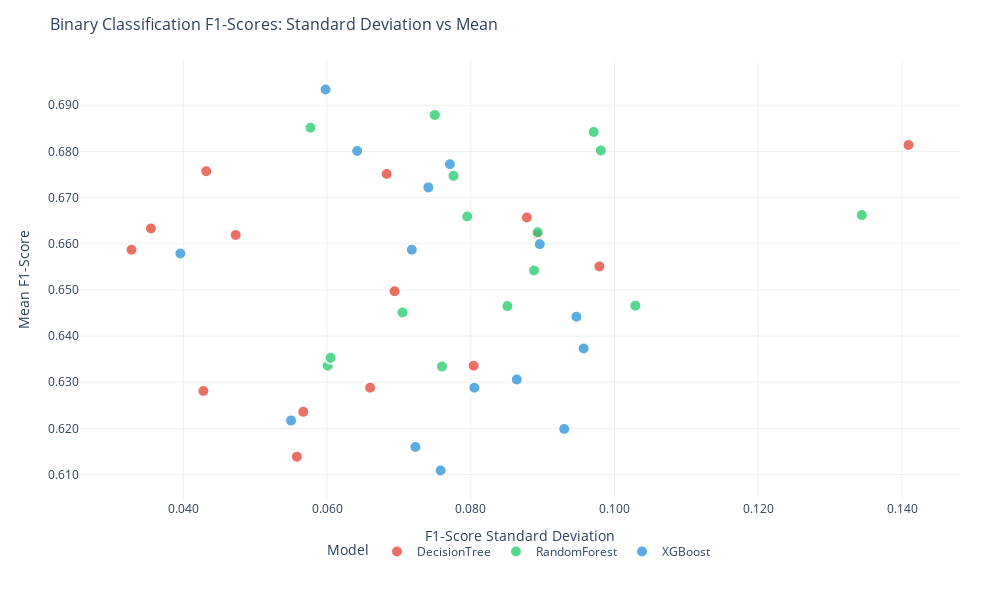

Source (notebook cell):
### Markdown cell above
Undersample

### Code cell
import pandas as pd
import plotly.graph_objects as go
import plotly.express as px
from plotly.subplots import make_subplots
import numpy as np

# Create the dataset
data = [
    # DecisionTree
    {'condition': '1s_no', 'model': 'DecisionTree', 'mean': 0.6139, 'std': 0.0558, 'window_size': '1s', 'overlap': 'no'},
    {'condition': '1s_0.5', 'model': 'DecisionTree', 'mean': 0.6497, 'std': 0.0694, 'window_size': '1s', 'overlap': '50%'},
    {'condition': '1s_0.8', 'model': 'DecisionTree', 'mean': 0.6619, 'std': 0.0473, 'window_size': '1s', 'overlap': '80%'},
    {'condition': '2s_no', 'model': 'DecisionTree', 'mean': 0.6633, 'std': 0.0355, 'window_size': '2s', 'overlap': 'no'},
    {'condition': '2s_0.5', 'model': 'DecisionTree', 'mean': 0.6751, 'std': 0.0683, 'window_size': '2s', 'overlap': '50%'},
    {'condition': '2s_0.8', 'model': 'DecisionTree', 'mean': 0.6551, 'std': 0.0979, 'window_size': '2s', 'overlap': '80%'},
    {'condition': '3s_no', 'model': 'DecisionTree', 'mean': 0.6587, 'std': 0.0328, 'window_size': '3s', 'overlap': 'no'},
    {'condition': '3s_0.5', 'model': 'DecisionTree', 'mean': 0.6619, 'std': 0.0893, 'window_size': '3s', 'overlap': '50%'},
    {'condition': '3s_0.8', 'model': 'DecisionTree', 'mean': 0.6336, 'std': 0.0804, 'window_size': '3s', 'overlap': '80%'},
    {'condition': '4s_no', 'model': 'DecisionTree', 'mean': 0.6281, 'std': 0.0428, 'window_size': '4s', 'overlap': 'no'},
    {'condition': '4s_0.5', 'model': 'DecisionTree', 'mean': 0.6288, 'std': 0.066, 'window_size': '4s', 'overlap': '50%'},
    {'condition': '4s_0.8', 'model': 'DecisionTree', 'mean': 0.6757, 'std': 0.0432, 'window_size': '4s', 'overlap': '80%'},
    {'condition': '5s_no', 'model': 'DecisionTree', 'mean': 0.6236, 'std': 0.0567, 'window_size': '5s', 'overlap': 'no'},
    {'condition': '5s_0.5', 'model': 'DecisionTree', 'mean': 0.6657, 'std': 0.0878, 'window_size': '5s', 'overlap': '50%'},
    {'condition': '5s_0.8', 'model': 'DecisionTree', 'mean': 0.6814, 'std': 0.1409, 'window_size': '5s', 'overlap': '80%'},
    
    # RandomForest
    {'condition': '1s_no', 'model': 'RandomForest', 'mean': 0.6336, 'std': 0.0601, 'window_size': '1s', 'overlap': 'no'},
    {'condition': '1s_0.5', 'model': 'RandomForest', 'mean': 0.6465, 'std': 0.0851, 'window_size': '1s', 'overlap': '50%'},
    {'condition': '1s_0.8', 'model': 'RandomForest', 'mean': 0.6334, 'std': 0.076, 'window_size': '1s', 'overlap': '80%'},
    {'condition': '2s_no', 'model': 'RandomForest', 'mean': 0.6451, 'std': 0.0705, 'window_size': '2s', 'overlap': 'no'},
    {'condition': '2s_0.5', 'model': 'RandomForest', 'mean': 0.6659, 'std': 0.0795, 'window_size': '2s', 'overlap': '50%'},
    {'condition': '2s_0.8', 'model': 'RandomForest', 'mean': 0.6466, 'std': 0.1029, 'window_size': '2s', 'overlap': '80%'},
    {'condition': '3s_no', 'model': 'RandomForest', 'mean': 0.6879, 'std': 0.075, 'window_size': '3s', 'overlap': 'no'},
    {'condition': '3s_0.5', 'model': 'RandomForest', 'mean': 0.6625, 'std': 0.0893, 'window_size': '3s', 'overlap': '50%'},
    {'condition': '3s_0.8', 'model': 'RandomForest', 'mean': 0.6542, 'std': 0.0888, 'window_size': '3s', 'overlap': '80%'},
    {'condition': '4s_no', 'model': 'RandomForest', 'mean': 0.6353, 'std': 0.0605, 'window_size': '4s', 'overlap': 'no'},
    {'condition': '4s_0.5', 'model': 'RandomForest', 'mean': 0.6662, 'std': 0.1344, 'window_size': '4s', 'overlap': '50%'},
    {'condition': '4s_0.8', 'model': 'RandomForest', 'mean': 0.6851, 'std': 0.0577, 'window_size': '4s', 'overlap': '80%'},
    {'condition': '5s_no', 'model': 'RandomForest', 'mean': 0.6747, 'std': 0.0776, 'window_size': '5s', 'overlap': 'no'},
    {'condition': '5s_0.5', 'model': 'RandomForest', 'mean': 0.6842, 'std': 0.0971, 'window_size': '5s', 'overlap': '50%'},
    {'condition': '5s_0.8', 'model': 'RandomForest', 'mean': 0.6802, 'std': 0.0981, 'window_size': '5s', 'overlap': '80%'},
    
    # XGBoost
    {'condition': '1s_no', 'model': 'XGBoost', 'mean': 0.6109, 'std': 0.0758, 'window_size': '1s', 'overlap': 'no'},
    {'condition': '1s_0.5', 'model': 'XGBoost', 'mean': 0.6306, 'std': 0.0864, 'window_size': '1s', 'overlap': '50%'},
    {'condition': '1s_0.8', 'model': 'XGBoost', 'mean': 0.6217, 'std': 0.055, 'window_size': '1s', 'overlap': '80%'},
    {'condition': '2s_no', 'model': 'XGBoost', 'mean': 0.6288, 'std': 0.0805, 'window_size': '2s', 'overlap': 'no'},
    {'condition': '2s_0.5', 'model': 'XGBoost', 'mean': 0.6373, 'std': 0.0957, 'window_size': '2s', 'overlap': '50%'},
    {'condition': '2s_0.8', 'model': 'XGBoost', 'mean': 0.616, 'std': 0.0723, 'window_size': '2s', 'overlap': '80%'},
    {'condition': '3s_no', 'model': 'XGBoost', 'mean': 0.6801, 'std': 0.0642, 'window_size': '3s', 'overlap': 'no'},
    {'condition': '3s_0.5', 'model': 'XGBoost', 'mean': 0.6722, 'std': 0.0741, 'window_size': '3s', 'overlap': '50%'},
    {'condition': '3s_0.8', 'model': 'XGBoost', 'mean': 0.6587, 'std': 0.0718, 'window_size': '3s', 'overlap': '80%'},
    {'condition': '4s_no', 'model': 'XGBoost', 'mean': 0.6579, 'std': 0.0396, 'window_size': '4s', 'overlap': 'no'},
    {'condition': '4s_0.5', 'model': 'XGBoost', 'mean': 0.6199, 'std': 0.093, 'window_size': '4s', 'overlap': '50%'},
    {'condition': '4s_0.8', 'model': 'XGBoost', 'mean': 0.6934, 'std': 0.0598, 'window_size': '4s', 'overlap': '80%'},
    {'condition': '5s_no', 'model': 'XGBoost', 'mean': 0.6599, 'std': 0.0896, 'window_size': '5s', 'overlap': 'no'},
    {'condition': '5s_0.5', 'model': 'XGBoost', 'mean': 0.6442, 'std': 0.0947, 'window_size': '5s', 'overlap': '50%'},
    {'condition': '5s_0.8', 'model': 'XGBoost', 'mean': 0.6772, 'std': 0.0771, 'window_size': '5s', 'overlap': '80%'}
]

# Create DataFrame
df = pd.DataFrame(data)

# Add performance score
df['performance_score'] = df['mean'] - df['std']

# Define colors for each model
model_colors = {
    'DecisionTree': '#e74c3c',
    'RandomForest': '#2ecc71', 
    'XGBoost': '#3498db'
}

# Create the main scatter plot
fig = px.scatter(
    df, 
    x='std', 
    y='mean',
    color='model',
    hover_data=['condition', 'window_size', 'overlap'],
    color_discrete_map=model_colors,
    title='Binary Classification F1-Scores: Standard Deviation vs Mean',
    labels={
        'std': 'F1-Score Standard Deviation',
        'mean': 'Mean F1-Score',
        'model': 'Model'
    }
)

# Update traces for better styling
fig.update_traces(
    marker=dict(size=12, opacity=0.8, line=dict(width=2, color='white')),
    hovertemplate='<b>%{fullData.name}</b><br>' +
                  'Condition: %{customdata[0]}<br>' +
                #   'Window: %{customdata[1]}<br>' +
                #   'Overlap: %{customdata[2]}<br>' +
                  'F1-Score: %{y:.4f}<br>' +
                  'Std Dev: %{x:.4f}<extra></extra>'
)


# Update layout
fig.update_layout(
    width=1000,
    height=600,
    plot_bgcolor='white',
    paper_bgcolor='white',
    font=dict(size=12),
    title_font_size=16,
    legend=dict(
        orientation="h",
        yanchor="bottom",
        y=-0.15,
        xanchor="center",
        x=0.5
    ),
    margin=dict(t=60, b=100, l=80, r=40)
)

# Update axes
fig.update_xaxes(
    gridcolor='#ecf0f1',
    tickformat='.3f',
    title_font_size=14
)
fig.update_yaxes(
    gridcolor='#ecf0f1', 
    tickformat='.3f',
    title_font_size=14
)

# Show the plot
fig.show()

# Print best performers summary
print("🏆 BEST PERFORMERS BY MODEL:")
print("=" * 50)

for model in df['model'].unique():
    model_data = df[df['model'] == model]
    best_performer = model_data.loc[model_data['performance_score'].idxmax()]
    
    overlap_text = {
        'no': 'No Overlap',
        '50%': '50% Overlap', 
        '80%': '80% Overlap'
    }[best_performer['overlap']]
    
    print(f"\n{model}:")
    print(f"  Best Configuration: {best_performer['condition']}")
    print(f"  Window: {best_performer['window_size']}, {overlap_text}")
    print(f"  F1-Score: {best_performer['mean']:.4f}")
    print(f"  Std Dev: {best_performer['std']:.4f}")
    print(f"  Performance Score: {best_performer['performance_score']:.4f}")

# Additional analysis functions
def filter_by_model(model_name):
    """Filter data by specific model"""
    return df[df['model'] == model_name]

def filter_by_overlap(overlap_type):
    """Filter data by overlap type ('no', '50%', '80%')"""
    return df[df['overlap'] == overlap_type]

def filter_by_window_size(window_size):
    """Filter data by window size ('1s', '2s', '3s', '4s', '5s')"""
    return df[df['window_size'] == window_size]

def get_top_performers(n=5):
    """Get top N performers by performance score"""
    return df.nlargest(n, 'performance_score')[['model', 'condition', 'mean', 'std', 'performance_score']]

# Example usage of analysis functions:
print(f"\n🎯 TOP 5 OVERALL PERFORMERS:")
print("=" * 50)
top_5 = get_top_performers(5)
for idx, row in top_5.iterrows():
    print(f"{top_5.index.get_loc(idx) + 1}. {row['model']} - {row['condition']}: "
          f"F1={row['mean']:.4f}, Std={row['std']:.4f}, Score={row['performance_score']:.4f}")

# Export functionality
print(f"\n📸 TO EXPORT THE PLOT:")
print("- Use fig.write_image('f1_scores.png') for PNG")
print("- Use fig.write_image('f1_scores.pdf') for PDF") 
print("- Use fig.write_html('f1_scores.html') for interactive HTML")
print("- Or use the camera icon in the plot toolbar when displayed")

### Figure 1 — Plotly figure (JSON) as saved in the notebook; plotly's stock layout.template omitted (floating-point values rounded to 4 significant figures)
{"data": [{"customdata": [["1s_no", "1s", "no"], ["1s_0.5", "1s", "50%"], ["1s_0.8", "1s", "80%"], ["2s_no", "2s", "no"], ["2s_0.5", "2s", "50%"], ["2s_0.8", "2s", "80%"], ["3s_no", "3s", "no"], ["3s_0.5", "3s", "50%"], ["3s_0.8", "3s", "80%"], ["4s_no", "4s", "no"], ["4s_0.5", "4s", "50%"], ["4s_0.8", "4s", "80%"], ["5s_no", "5s", "no"], ["5s_0.5", "5s", "50%"], ["5s_0.8", "5s", "80%"]], "hovertemplate": "<b>%{fullData.name}</b><br>Condition: %{customdata[0]}<br>F1-Score: %{y:.4f}<br>Std Dev: %{x:.4f}<extra></extra>", "legendgroup": "DecisionTree", "marker": {"color": "#e74c3c", "line": {"color": "white", "width": 2}, "opacity": 0.8, "size": 12, "symbol": "circle"}, "mode": "markers", "name": "DecisionTree", "orientation": "v", "showlegend": true, "type": "scatter", "x": [0.0558, 0.0694, 0.0473, 0.0355, 0.0683, 0.0979, 0.0328, 0.0893, 0.0804, 0.0428, 0.066, 0.0432, 0.0567, 0.0878, 0.1409], "xaxis": "x", "y": [0.6139, 0.6497, 0.6619, 0.6633, 0.6751, 0.6551, 0.6587, 0.6619, 0.6336, 0.6281, 0.6288, 0.6757, 0.6236, 0.6657, 0.6814], "yaxis": "y"}, {"customdata": [["1s_no", "1s", "no"], ["1s_0.5", "1s", "50%"], ["1s_0.8", "1s", "80%"], ["2s_no", "2s", "no"], ["2s_0.5", "2s", "50%"], ["2s_0.8", "2s", "80%"], ["3s_no", "3s", "no"], ["3s_0.5", "3s", "50%"], ["3s_0.8", "3s", "80%"], ["4s_no", "4s", "no"], ["4s_0.5", "4s", "50%"], ["4s_0.8", "4s", "80%"], ["5s_no", "5s", "no"], ["5s_0.5", "5s", "50%"], ["5s_0.8", "5s", "80%"]], "hovertemplate": "<b>%{fullData.name}</b><br>Condition: %{customdata[0]}<br>F1-Score: %{y:.4f}<br>Std Dev: %{x:.4f}<extra></extra>", "legendgroup": "RandomForest", "marker": {"color": "#2ecc71", "line": {"color": "white", "width": 2}, "opacity": 0.8, "size": 12, "symbol": "circle"}, "mode": "markers", "name": "RandomForest", "orientation": "v", "showlegend": true, "type": "scatter", "x": [0.0601, 0.0851, 0.076, 0.0705, 0.0795, 0.1029, 0.075, 0.0893, 0.0888, 0.0605, 0.1344, 0.0577, 0.0776, 0.0971, 0.0981], "xaxis": "x", "y": [0.6336, 0.6465, 0.6334, 0.6451, 0.6659, 0.6466, 0.6879, 0.6625, 0.6542, 0.6353, 0.6662, 0.6851, 0.6747, 0.6842, 0.6802], "yaxis": "y"}, {"customdata": [["1s_no", "1s", "no"], ["1s_0.5", "1s", "50%"], ["1s_0.8", "1s", "80%"], ["2s_no", "2s", "no"], ["2s_0.5", "2s", "50%"], ["2s_0.8", "2s", "80%"], ["3s_no", "3s", "no"], ["3s_0.5", "3s", "50%"], ["3s_0.8", "3s", "80%"], ["4s_no", "4s", "no"], ["4s_0.5", "4s", "50%"], ["4s_0.8", "4s", "80%"], ["5s_no", "5s", "no"], ["5s_0.5", "5s", "50%"], ["5s_0.8", "5s", "80%"]], "hovertemplate": "<b>%{fullData.name}</b><br>Condition: %{customdata[0]}<br>F1-Score: %{y:.4f}<br>Std Dev: %{x:.4f}<extra></extra>", "legendgroup": "XGBoost", "marker": {"color": "#3498db", "line": {"color": "white", "width": 2}, "opacity": 0.8, "size": 12, "symbol": "circle"}, "mode": "markers", "name": "XGBoost", "orientation": "v", "showlegend": true, "type": "scatter", "x": [0.0758, 0.0864, 0.055, 0.0805, 0.0957, 0.0723, 0.0642, 0.0741, 0.0718, 0.0396, 0.093, 0.0598, 0.0896, 0.0947, 0.0771], "xaxis": "x", "y": [0.6109, 0.6306, 0.6217, 0.6288, 0.6373, 0.616, 0.6801, 0.6722, 0.6587, 0.6579, 0.6199, 0.6934, 0.6599, 0.6442, 0.6772], "yaxis": "y"}], "layout": {"font": {"size": 12}, "height": 600, "legend": {"orientation": "h", "title": {"text": "Model"}, "tracegroupgap": 0, "x": 0.5, "xanchor": "center", "y": -0.15, "yanchor": "bottom"}, "margin": {"b": 100, "l": 80, "r": 40, "t": 60}, "paper_bgcolor": "white", "plot_bgcolor": "white", "title": {"font": {"size": 16}, "text": "Binary Classification F1-Scores: Standard Deviation vs Mean"}, "width": 1000, "xaxis": {"anchor": "y", "domain": [0, 1], "gridcolor": "#ecf0f1", "tickformat": ".3f", "title": {"font": {"size": 14}, "text": "F1-Score Standard Deviation"}}, "yaxis": {"anchor": "x", "domain": [0, 1], "gridcolor": "#ecf0f1", "tickformat": ".3f", "title": {"font": {"size": 14}, "text": "Mean F1-Score"}}}}
